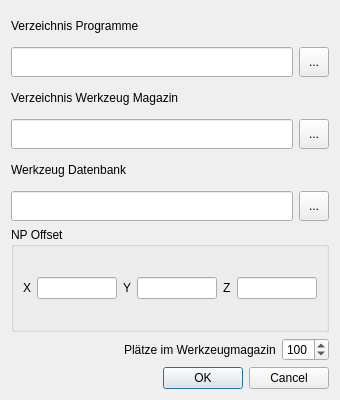
<?xml version="1.0" encoding="UTF-8"?>
<ui version="4.0">
 <class>Dialog_Settings</class>
 <widget class="QDialog" name="Dialog_Settings">
  <property name="geometry">
   <rect>
    <x>0</x>
    <y>0</y>
    <width>340</width>
    <height>400</height>
   </rect>
  </property>
  <property name="sizePolicy">
   <sizepolicy hsizetype="Preferred" vsizetype="Preferred">
    <horstretch>0</horstretch>
    <verstretch>0</verstretch>
   </sizepolicy>
  </property>
  <property name="windowTitle">
   <string>Einstellungen</string>
  </property>
  <layout class="QVBoxLayout" name="verticalLayout_2">
   <item>
    <widget class="QLabel" name="label_ProgrammDir">
     <property name="minimumSize">
      <size>
       <width>0</width>
       <height>30</height>
      </size>
     </property>
     <property name="maximumSize">
      <size>
       <width>16777215</width>
       <height>30</height>
      </size>
     </property>
     <property name="text">
      <string>Verzeichnis Programme</string>
     </property>
    </widget>
   </item>
   <item>
    <layout class="QHBoxLayout" name="horizontalLayout_4">
     <item>
      <widget class="MLineEdit" name="lineEdit_ProgrammDir">
       <property name="minimumSize">
        <size>
         <width>0</width>
         <height>30</height>
        </size>
       </property>
       <property name="maximumSize">
        <size>
         <width>16777215</width>
         <height>30</height>
        </size>
       </property>
      </widget>
     </item>
     <item>
      <widget class="QToolButton" name="toolButton_ProgrammDir">
       <property name="minimumSize">
        <size>
         <width>30</width>
         <height>30</height>
        </size>
       </property>
       <property name="maximumSize">
        <size>
         <width>30</width>
         <height>30</height>
        </size>
       </property>
       <property name="text">
        <string>...</string>
       </property>
      </widget>
     </item>
    </layout>
   </item>
   <item>
    <widget class="QLabel" name="label_Magazin">
     <property name="minimumSize">
      <size>
       <width>0</width>
       <height>30</height>
      </size>
     </property>
     <property name="maximumSize">
      <size>
       <width>16777215</width>
       <height>30</height>
      </size>
     </property>
     <property name="text">
      <string>Verzeichnis Werkzeug Magazin</string>
     </property>
    </widget>
   </item>
   <item>
    <layout class="QHBoxLayout" name="horizontalLayout_5">
     <item>
      <widget class="MLineEdit" name="lineEdit_ToolMagazin">
       <property name="minimumSize">
        <size>
         <width>0</width>
         <height>30</height>
        </size>
       </property>
       <property name="maximumSize">
        <size>
         <width>16777215</width>
         <height>30</height>
        </size>
       </property>
      </widget>
     </item>
     <item>
      <widget class="QToolButton" name="toolButton_ToolMagazin">
       <property name="minimumSize">
        <size>
         <width>30</width>
         <height>30</height>
        </size>
       </property>
       <property name="maximumSize">
        <size>
         <width>30</width>
         <height>30</height>
        </size>
       </property>
       <property name="text">
        <string>...</string>
       </property>
      </widget>
     </item>
    </layout>
   </item>
   <item>
    <widget class="QLabel" name="label_ToolDB">
     <property name="minimumSize">
      <size>
       <width>0</width>
       <height>30</height>
      </size>
     </property>
     <property name="maximumSize">
      <size>
       <width>16777215</width>
       <height>30</height>
      </size>
     </property>
     <property name="text">
      <string>Werkzeug Datenbank</string>
     </property>
    </widget>
   </item>
   <item>
    <layout class="QHBoxLayout" name="horizontalLayout_6">
     <item>
      <widget class="MLineEdit" name="lineEdit_ToolDB">
       <property name="minimumSize">
        <size>
         <width>0</width>
         <height>30</height>
        </size>
       </property>
       <property name="maximumSize">
        <size>
         <width>16777215</width>
         <height>30</height>
        </size>
       </property>
      </widget>
     </item>
     <item>
      <widget class="QToolButton" name="toolButton_ToolDB">
       <property name="minimumSize">
        <size>
         <width>30</width>
         <height>30</height>
        </size>
       </property>
       <property name="maximumSize">
        <size>
         <width>30</width>
         <height>30</height>
        </size>
       </property>
       <property name="text">
        <string>...</string>
       </property>
      </widget>
     </item>
    </layout>
   </item>
   <item>
    <widget class="QGroupBox" name="groupBox_NPOffset">
     <property name="title">
      <string>NP Offset</string>
     </property>
     <layout class="QHBoxLayout" name="horizontalLayout">
      <item>
       <widget class="QLabel" name="label_X">
        <property name="text">
         <string>X</string>
        </property>
       </widget>
      </item>
      <item>
       <widget class="QLineEdit" name="lineEdit_X"/>
      </item>
      <item>
       <widget class="QLabel" name="label_2">
        <property name="text">
         <string>Y</string>
        </property>
       </widget>
      </item>
      <item>
       <widget class="QLineEdit" name="lineEdit_Y"/>
      </item>
      <item>
       <widget class="QLabel" name="label">
        <property name="text">
         <string>Z</string>
        </property>
       </widget>
      </item>
      <item>
       <widget class="QLineEdit" name="lineEdit_Z"/>
      </item>
     </layout>
    </widget>
   </item>
   <item>
    <layout class="QVBoxLayout" name="verticalLayout">
     <item>
      <layout class="QHBoxLayout" name="horizontalLayout_7">
       <item>
        <spacer name="horizontalSpacer">
         <property name="orientation">
          <enum>Qt::Horizontal</enum>
         </property>
         <property name="sizeHint" stdset="0">
          <size>
           <width>40</width>
           <height>20</height>
          </size>
         </property>
        </spacer>
       </item>
       <item>
        <widget class="QLabel" name="label_ToolPlaces">
         <property name="text">
          <string>Plätze im Werkzeugmagazin</string>
         </property>
        </widget>
       </item>
       <item>
        <widget class="QSpinBox" name="spinBox_WerkzeugPlatze">
         <property name="maximumSize">
          <size>
           <width>50</width>
           <height>16777215</height>
          </size>
         </property>
         <property name="maximum">
          <number>200</number>
         </property>
         <property name="value">
          <number>100</number>
         </property>
        </widget>
       </item>
      </layout>
     </item>
    </layout>
   </item>
   <item>
    <widget class="QDialogButtonBox" name="buttonBox">
     <property name="orientation">
      <enum>Qt::Horizontal</enum>
     </property>
     <property name="standardButtons">
      <set>QDialogButtonBox::Cancel|QDialogButtonBox::Ok</set>
     </property>
    </widget>
   </item>
  </layout>
 </widget>
 <customwidgets>
  <customwidget>
   <class>MLineEdit</class>
   <extends>QLineEdit</extends>
   <header location="global">Classes/mlineedit.h</header>
  </customwidget>
 </customwidgets>
 <resources/>
 <connections>
  <connection>
   <sender>buttonBox</sender>
   <signal>accepted()</signal>
   <receiver>Dialog_Settings</receiver>
   <slot>accept()</slot>
   <hints>
    <hint type="sourcelabel">
     <x>248</x>
     <y>254</y>
    </hint>
    <hint type="destinationlabel">
     <x>157</x>
     <y>274</y>
    </hint>
   </hints>
  </connection>
  <connection>
   <sender>buttonBox</sender>
   <signal>rejected()</signal>
   <receiver>Dialog_Settings</receiver>
   <slot>reject()</slot>
   <hints>
    <hint type="sourcelabel">
     <x>316</x>
     <y>260</y>
    </hint>
    <hint type="destinationlabel">
     <x>286</x>
     <y>274</y>
    </hint>
   </hints>
  </connection>
 </connections>
</ui>
